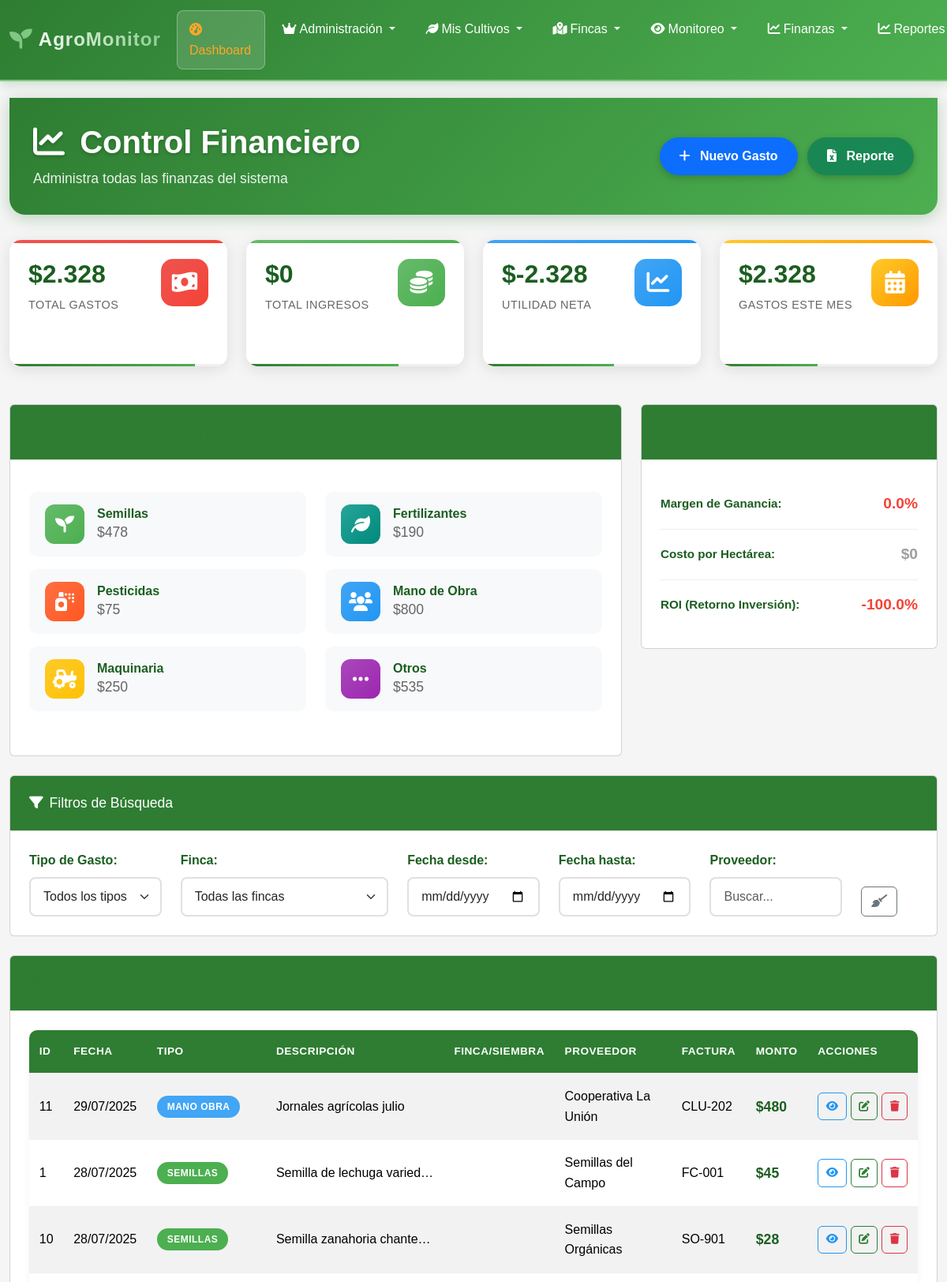
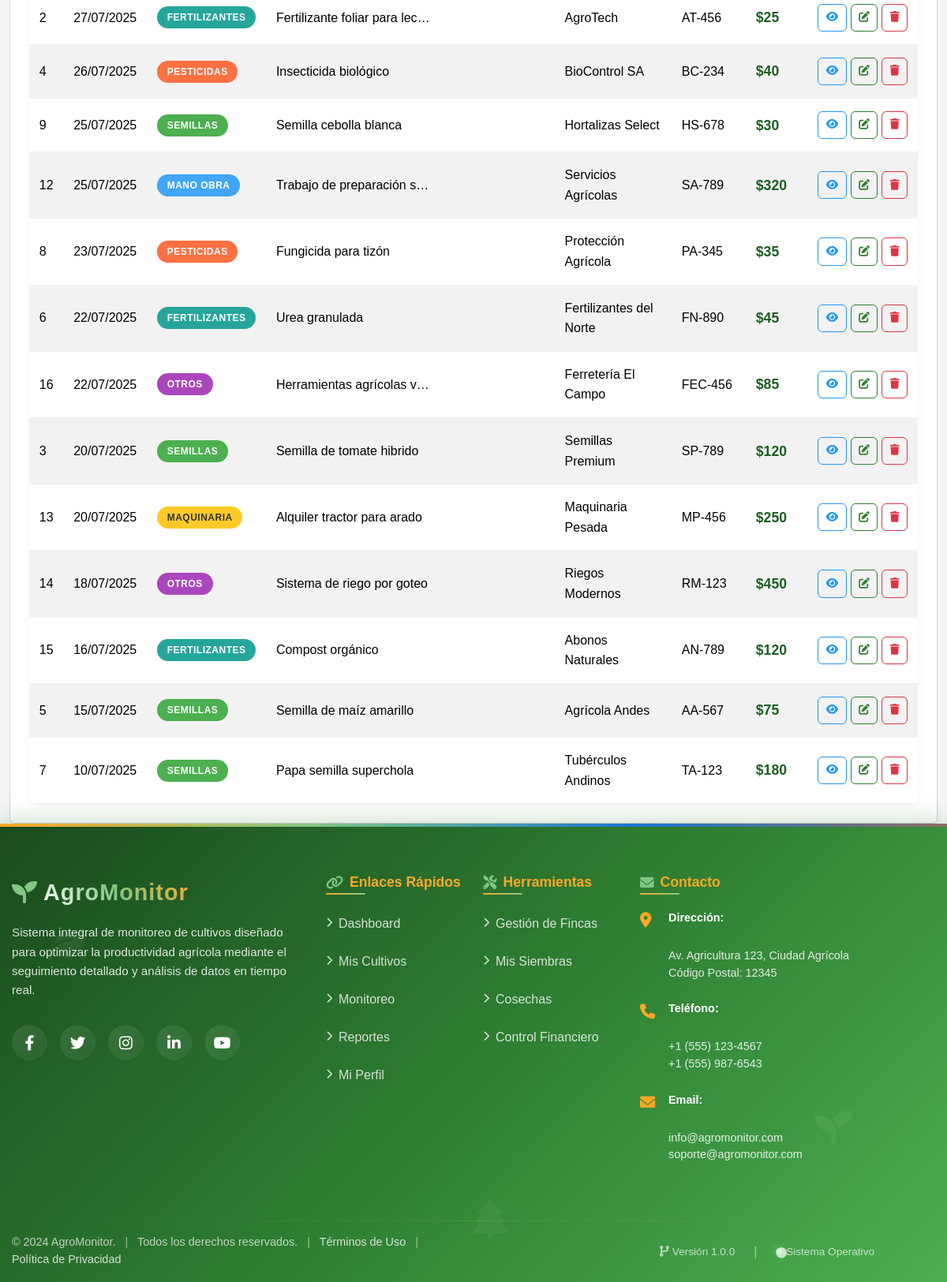
Screenshot of /VISTAS/finanzas.php (signed in) with the database file from the repository (2 pictures, top to bottom).
### tables this page shows
CREATE TABLE gastos (
    gas_id INT PRIMARY KEY AUTO_INCREMENT,
    gas_siembra_id INT,
    gas_finca_id INT,
    gas_tipo ENUM('semillas', 'fertilizantes', 'pesticidas', 'mano_obra', 'maquinaria', 'otros') NOT NULL,
    gas_descripcion VARCHAR(200) NOT NULL,
    gas_fecha DATE NOT NULL,
    gas_monto DECIMAL(10,2) NOT NULL,
    gas_proveedor VARCHAR(150),
    gas_factura_numero VARCHAR(50),
    gas_responsable_id INT,
    gas_observaciones TEXT,
    gas_fecha_registro TIMESTAMP DEFAULT CURRENT_TIMESTAMP,
    FOREIGN KEY (gas_siembra_id) REFERENCES siembras(sie_id),
    FOREIGN KEY (gas_finca_id) REFERENCES fincas(fin_id),
    FOREIGN KEY (gas_responsable_id) REFERENCES usuarios(usu_id)
);

### VISTAS/finanzas.php (the view, shortened to what the rows shown need)
<?php
require_once('../CONFIG/roles.php');
require_once('../MODELOS/finanzas_m.php');
$usuario_actual = obtenerUsuarioActual();
$finanzas_modelo = new Finanzas();
$resultado_gastos = $finanzas_modelo->listarGastos($usuario_actual['id'], $usuario_actual['rol']);
$gastos = $resultado_gastos['success'] ? $resultado_gastos['gastos'] : array();
?>
<!DOCTYPE html>
<html lang="es">
<head>
    <link href="../Bootstrap/css/bootstrap.min.css" rel="stylesheet">
    <link href="../DataTables/datatables.min.css" rel="stylesheet">
    <link href="https://cdnjs.cloudflare.com/ajax/libs/font-awesome/6.0.0/css/all.min.css" rel="stylesheet">
    <link href="CSS/dashboard.css" rel="stylesheet">
    <link href="CSS/finanzas.css" rel="stylesheet">
    <link href="partials/CSS/navbar.css" rel="stylesheet">
    <link href="partials/CSS/footer.css" rel="stylesheet">
    <link rel="stylesheet" href="https://cdnjs.cloudflare.com/ajax/libs/aos/2.3.4/aos.css">
</head>
<body>
    <div class="container-fluid main-container mt-4">
        <div class="finanzas-header" data-aos="fade-down">
            <div class="container">
                <div class="row align-items-center">
                    <div class="col-lg-8 col-md-12 mb-3 mb-lg-0">
                        <h2 class="page-title">
                            <i class="fas fa-chart-line me-2"></i>
                            <span class="d-block d-sm-inline">Control Financiero</span>
                        </h2>
                    </div>
                </div>
            </div>
        </div>
        <div class="card" data-aos="fade-up">
            <div class="card-body">
                <div class="table-responsive">
                    <table id="tablaGastos" class="table table-striped table-hover">
                        <thead>
                            <tr>
                                <th>ID</th>
                                <th>Fecha</th>
                                <th>Tipo</th>
                                <th>Descripción</th>
                                <th>Finca/Siembra</th>
                                <th>Proveedor</th>
                                <th>Factura</th>
                                <th>Monto</th>
                                <th>Acciones</th>
                            </tr>
                        </thead>
                        <tbody>
                            <?php if (!empty($gastos)): ?>
                                <?php foreach ($gastos as $gasto): ?>
                                    <tr data-gasto-id="<?php echo $gasto['gas_id']; ?>">
                                        <td><?php echo $gasto['gas_id']; ?></td>
                                        <td><?php echo date('d/m/Y', strtotime($gasto['gas_fecha'])); ?></td>
                                        <td>
                                            <span class="badge badge-tipo-<?php echo $gasto['gas_tipo']; ?>">
                                                <?php echo ucfirst(str_replace('_', ' ', $gasto['gas_tipo'])); ?>
                                            </span>
                                        </td>
                                        <td>
                                            <div class="descripcion-gasto">
                                                <?php echo htmlspecialchars($gasto['gas_descripcion']); ?>
                                            </div>
                                        </td>
                                        <td>
                                        </td>
                                        <td><?php echo $gasto['gas_proveedor'] ? htmlspecialchars($gasto['gas_proveedor']) : '<span class="text-muted">-</span>'; ?></td>
                                        <td><?php echo $gasto['gas_factura_numero'] ? htmlspecialchars($gasto['gas_factura_numero']) : '<span class="text-muted">-</span>'; ?></td>
                                        <td>
                                            <span class="monto-gasto">
                                                $<?php echo number_format($gasto['gas_monto'], 0, ',', '.'); ?>
                                            </span>
                                        </td>
                                        <td>
                                            <div class="btn-group-actions">
                                                <button type="button" class="btn btn-sm btn-outline-info btn-ver-gasto"
                                                        data-id="<?php echo $gasto['gas_id']; ?>" title="Ver detalles">
                                                    <i class="fas fa-eye"></i>
                                                </button>
                                                <?php if ($usuario_actual['rol'] == 'administrador' ||
                                                         ($usuario_actual['rol'] == 'agricultor' && $gasto['responsable_id'] == $usuario_actual['id'])): ?>
                                                <button type="button" class="btn btn-sm btn-outline-primary btn-editar-gasto"
                                                        data-id="<?php echo $gasto['gas_id']; ?>" title="Editar">
                                                    <i class="fas fa-edit"></i>
                                                </button>
                                                <button type="button" class="btn btn-sm btn-outline-danger btn-eliminar-gasto"
                                                        data-id="<?php echo $gasto['gas_id']; ?>"
                                                        data-descripcion="<?php echo htmlspecialchars($gasto['gas_descripcion']); ?>"
                                                        title="Eliminar">
                                                    <i class="fas fa-trash"></i>
                                                </button>
                                                <?php endif; ?>
                                            </div>
                                        </td>
                                    </tr>
                                <?php endforeach; ?>
                            <?php endif; ?>
                        </tbody>
                    </table>
                </div>
            </div>
        </div>
    </div>
</body>
</html>

### rows the page displays
gastos: gas_id "11", gas_fecha "29/07/2025", gas_tipo "MANO OBRA", gas_descripcion "Jornales agrícolas julio", gas_proveedor "Cooperativa La Unión", gas_factura_numero "CLU-202", gas_monto "480"
gastos: gas_id "1", gas_fecha "28/07/2025", gas_tipo "SEMILLAS", gas_descripcion "Semilla de lechuga varied…", gas_proveedor "Semillas del Campo", gas_factura_numero "FC-001", gas_monto "45"
gastos: gas_id "10", gas_fecha "28/07/2025", gas_tipo "SEMILLAS", gas_descripcion "Semilla zanahoria chante…", gas_proveedor "Semillas Orgánicas", gas_factura_numero "SO-901", gas_monto "28"
gastos: gas_id "2", gas_fecha "27/07/2025", gas_tipo "FERTILIZANTES", gas_descripcion "Fertilizante foliar para lec…", gas_proveedor "AgroTech", gas_factura_numero "AT-456", gas_monto "25"
gastos: gas_id "4", gas_fecha "26/07/2025", gas_tipo "PESTICIDAS", gas_descripcion "Insecticida biológico", gas_proveedor "BioControl SA", gas_factura_numero "BC-234", gas_monto "40"
gastos: gas_id "9", gas_fecha "25/07/2025", gas_tipo "SEMILLAS", gas_descripcion "Semilla cebolla blanca", gas_proveedor "Hortalizas Select", gas_factura_numero "HS-678", gas_monto "30"
gastos: gas_id "12", gas_fecha "25/07/2025", gas_tipo "MANO OBRA", gas_descripcion "Trabajo de preparación s…", gas_proveedor "Servicios Agrícolas", gas_factura_numero "SA-789", gas_monto "320"
gastos: gas_id "8", gas_fecha "23/07/2025", gas_tipo "PESTICIDAS", gas_descripcion "Fungicida para tizón", gas_proveedor "Protección Agrícola", gas_factura_numero "PA-345", gas_monto "35"
gastos: gas_id "6", gas_fecha "22/07/2025", gas_tipo "FERTILIZANTES", gas_descripcion "Urea granulada", gas_proveedor "Fertilizantes del Norte", gas_factura_numero "FN-890", gas_monto "45"
gastos: gas_id "16", gas_fecha "22/07/2025", gas_tipo "OTROS", gas_descripcion "Herramientas agrícolas v…", gas_proveedor "Ferretería El Campo", gas_factura_numero "FEC-456", gas_monto "85"
gastos: gas_id "3", gas_fecha "20/07/2025", gas_tipo "SEMILLAS", gas_descripcion "Semilla de tomate hibrido", gas_proveedor "Semillas Premium", gas_factura_numero "SP-789", gas_monto "120"
gastos: gas_id "13", gas_fecha "20/07/2025", gas_tipo "MAQUINARIA", gas_descripcion "Alquiler tractor para arado", gas_proveedor "Maquinaria Pesada", gas_factura_numero "MP-456", gas_monto "250"
gastos: gas_id "14", gas_fecha "18/07/2025", gas_tipo "OTROS", gas_descripcion "Sistema de riego por goteo", gas_proveedor "Riegos Modernos", gas_factura_numero "RM-123", gas_monto "450"
gastos: gas_id "15", gas_fecha "16/07/2025", gas_tipo "FERTILIZANTES", gas_descripcion "Compost orgánico", gas_proveedor "Abonos Naturales", gas_factura_numero "AN-789", gas_monto "120"
gastos: gas_id "5", gas_fecha "15/07/2025", gas_tipo "SEMILLAS", gas_descripcion "Semilla de maíz amarillo", gas_proveedor "Agrícola Andes", gas_factura_numero "AA-567", gas_monto "75"
gastos: gas_id "7", gas_fecha "10/07/2025", gas_tipo "SEMILLAS", gas_descripcion "Papa semilla superchola", gas_proveedor "Tubérculos Andinos", gas_factura_numero "TA-123", gas_monto "180"

### other values shown
$total_gastos "2.328"
$ingresos_totales "0"
$ingresos_totales - $total_gastos "-2.328"
$gastos_mes_actual "2.328"
$gastos_por_tipo['semillas'] "478"
$gastos_por_tipo['fertilizantes'] "190"
$gastos_por_tipo['pesticidas'] "75"
$gastos_por_tipo['mano_obra'] "800"
$gastos_por_tipo['maquinaria'] "250"
$gastos_por_tipo['otros'] "535"
$margen "0.0"
$costo_ha "0"
$roi "-100.0"
